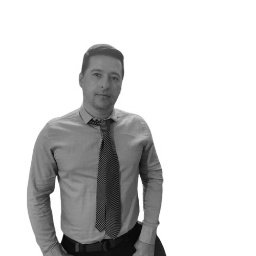
#> input picture Punto 2/Image/Fotoperfil_b&n.jpg, 256 x 256 px, found by its file name
$ jupyter execute 'E. Punto 2.ipynb'
#> lines starting #> are read from the running program, lines starting #| are printed output that depends on the picture
[cell 1]
import cv2
import numpy as np
from IPython.display import Image as IPImage, display

[cell 2]
# Cargar la imagen original
imagen = cv2.imread('/Users/cesaraugustosaenzjimenez/Desktop/Entrega1/Punto 2/Image/Fotoperfil_b&n.jpg')  # Reemplazar con la ruta correcta
#> imagen is the input picture: shape (256, 256, 3); min 5, max 255, mean 209

[cell 3]
# Crear el clasificador de rostros
clasificador_rostro = cv2.CascadeClassifier(cv2.data.haarcascades + 'haarcascade_frontalface_default.xml')

[cell 4]
# Convertir la imagen a escala de grises
imagen_gris = cv2.cvtColor(imagen, cv2.COLOR_BGR2GRAY)

[cell 5]
# Detectar rostros en la imagen
rostros = clasificador_rostro.detectMultiScale(imagen_gris, scaleFactor=1.3, minNeighbors=5)
#> rostros = [[80, 58, 49, 49]]

[cell 6]
# Crear una lista para almacenar las caras recortadas
caras = []

[cell 7]
# Recortar cada rostro detectado
for (x, y, w, h) in rostros:
    cara_recortada = imagen_gris[y:y+h, x:x+w]
    caras.append(cara_recortada)
#> this loop made 1 pass
#> pass 1, `cara_recortada = imagen_gris[y:y+h, x:x+w]`:
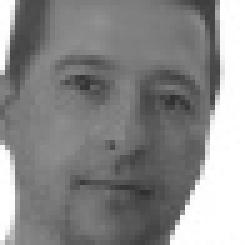
#> cara_recortada: shape (49, 49) (shown 5 times larger); min 47, max 255, mean 137.6
#> after the loop, caras = 1 item

[cell 8]
# Calcular la cara media
cara_media = np.mean(caras, axis=0)
cara_media = cara_media.astype(np.uint8)

[cell 9]
# Redimensionar la cara media
cara_media_redimensionada = cv2.resize(cara_media, (w, h))

[cell 10]
# Guardar la imagen redimensionada
cv2.imwrite("/Users/cesaraugustosaenzjimenez/Desktop/Entrega1/Punto 2/Image/FotoPerfilRecortada.jpg", cara_media_redimensionada)
#> Out = True
